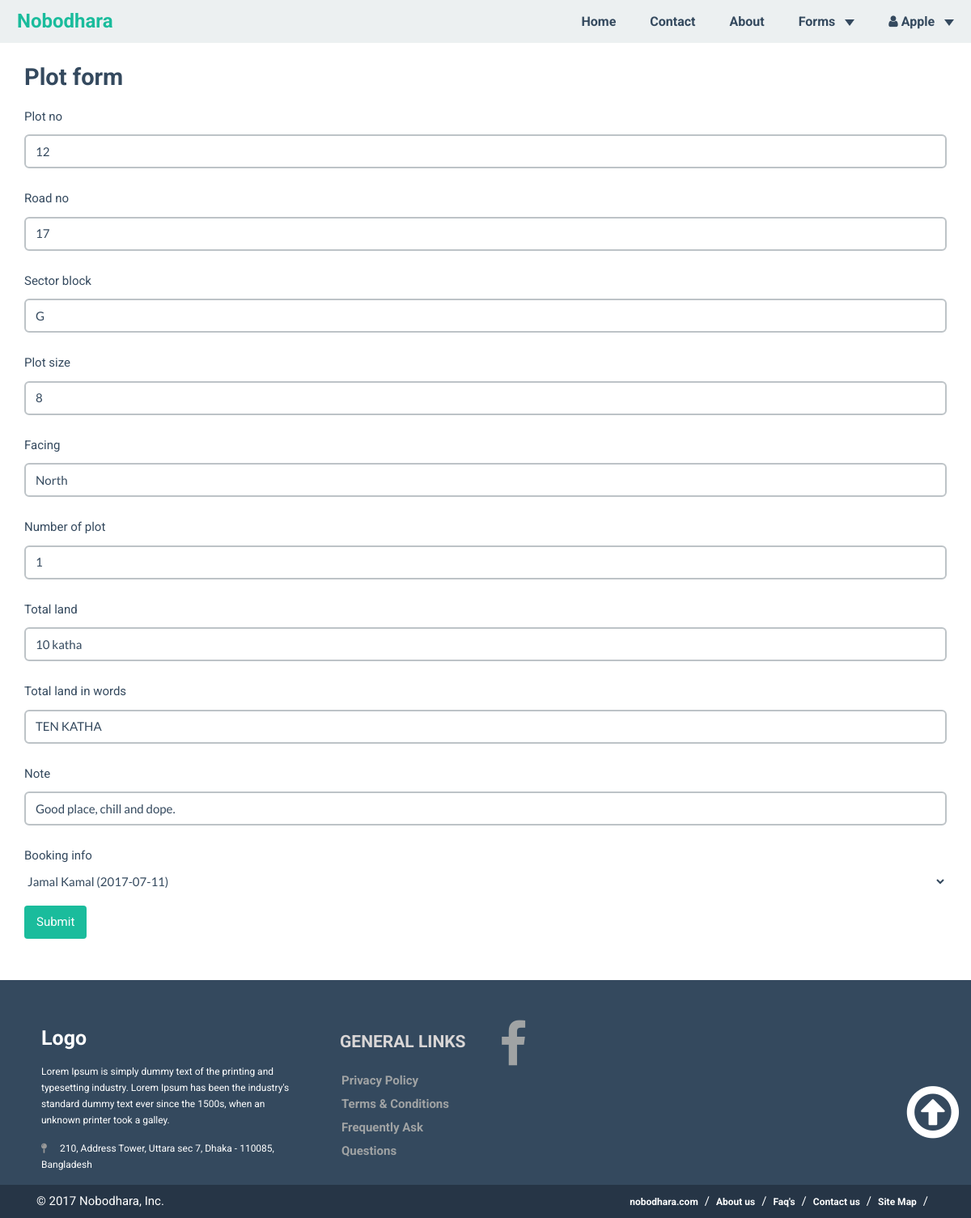
The app's page /plot/1/edit/ (signed in) with its own data.
### plots/models.py (models this page shows, shortened)
class Plot(models.Model):
    plot_no = models.CharField(max_length=255, blank=True, null=True)
    road_no = models.CharField(max_length=255, blank=True, null=True)
    sector_block = models.CharField(max_length=255, blank=True, null=True)
    plot_size = models.CharField(max_length=255, blank=True, null=True)
    facing = models.CharField(max_length=255, blank=True, null=True)
    number_of_plot = models.CharField(max_length=255, blank=True, null=True)
    total_land = models.CharField(max_length=255, blank=True, null=True)
    total_land_in_words = models.CharField(max_length=255, blank=True, null=True)
    note = models.CharField(max_length=255, blank=True, null=True)
    booking_info = models.ForeignKey(Booking, null=True, blank=True, related_name='plot')
    class Meta:
        unique_together = ('plot_no', 'road_no', 'sector_block')

### plots/views.py (the view)
# urls.py: url(r'^plot/(?P<pk>[\w-]+)/edit/$', views.plot_update, name='plotupdate'),
def plot_update(request, pk=None):
    if not request.user.is_staff or not request.user.is_superuser:
        raise Http404
    instance = get_object_or_404(Plot, pk=pk)
    form = PlotForm(request.POST or None, request.FILES or None, instance=instance)
    if form.is_valid():
        instance = form.save(commit=False)
        instance.save()
        messages.success(request, "<a href='#'>Item</a> Saved", extra_tags='html_safe')
        return HttpResponseRedirect(instance.get_absolute_url())
    context = {
            "instance": instance,
            "form": form,
        }
    return render(request, "plot_form.html", context)

### plots/forms.py
class PlotForm(forms.ModelForm):
    helper = FormHelper()
    helper.form_tag = False
    helper.form_method = 'POST'
    helper.add_input(Submit('submit', 'Submit'))
    class Meta:
        model = Plot
        fields = '__all__'

### plots/models.py (called while the page is built)
    def __str__(self):
        return f'{self.applicants_name}'

    def __str__(self):
        return f'{self.booked_by} ({self.date_of_booking})'

### plots/static/templates/plot_form.html (shortened to what this page needs)
{% extends 'base.html' %}
{% block content %}
    <div class="container">
        <h4>Plot form</h4>
        {% load crispy_forms_tags %}
            <form action="" method="POST">
            {% crispy form %}
    </div>
{% endblock %}

### plots/static/templates/base.html (shortened to what this page needs)
{% load staticfiles %}
<html>
<head>
<link rel='stylesheet' href='{% static "css/bootstrap.min.css" %}' />
<link rel='stylesheet' href='{% static "css/flat-ui.css" %}' />
<link rel='stylesheet' href='{% static "css/base.css" %}' />
<link rel='stylesheet' href='{% static "css/animate.css" %}' />
<link href="https://maxcdn.bootstrapcdn.com/font-awesome/4.7.0/css/font-awesome.min.css" rel="stylesheet">
</head>
<body class="logged-out">
<nav class="navbar navbar-default navbar-fixed-top">
  <div class="container-fluid">
    <div class="navbar-header">
      <a class="navbar-brand" href="{% url 'plot:home' %}">Nobodhara</a>
    </div>
    <div class="collapse navbar-collapse" id="bs-example-navbar-collapse-1">
      <ul class="nav navbar-nav navbar-right">
        <li><a href="{% url 'plot:home' %}">Home</a></li>
        <li><a href="{% url 'plot:home' %}#contact">Contact</a></li>
        <li><a href="{% url 'plot:home' %}#aboutsection">About</a></li>
        {% if request.user.is_authenticated %}
        <li class="dropdown">
          <a href="#" class="dropdown-toggle" data-toggle="dropdown" role="button" aria-haspopup="true" aria-expanded="false">Forms <span class="caret"></span></a>
       {% endif %}
          </li>
      {% if request.user.is_authenticated %}
      <li class="dropdown">
          <a href="#" class="dropdown-toggle" data-toggle="dropdown" role="button" aria-haspopup="true" aria-expanded="false"><i class="fa fa-user fa-2" aria-hidden="true"></i>{% if request.user.first_name or request.user.last_name %} {{ request.user.first_name }} {% else %}
        {{ request.user.username }}{% endif %} <span class="caret"></span></a>
       </li>
           {% else %}
                <li><a href="/accounts/login/" ><i class="fa fa-sign-in fa-2" aria-hidden="true"></i> Login</a></li>
          {% endif %}
      </ul>
    </div>
  </div>
</nav>
    {% block content %}
    {% endblock content %}
<br>
<div class="navbar-static-bottom">
<footer>
          <div class="container">
    <div class="row">
      <div class="col-md-4 col-sm-6 footerleft ">
        <div class="logofooter"> Logo</div>
        <p>Lorem Ipsum is simply dummy text of the printing and typesetting industry. Lorem Ipsum has been the industry's standard dummy text ever since the 1500s, when an unknown printer took a galley.</p>
        <p><i class="fa fa-map-pin"></i> 210, Address Tower, Uttara sec 7, Dhaka - 110085, Bangladesh</p>
      </div>
      <div class="col-md-2 col-sm-6 paddingtop-bottom">
        <h6 class="heading7">GENERAL LINKS</h6>
        <ul class="footer-ul">
          <li><a href="#"> Privacy Policy</a></li>
          <li><a href="#"> Terms & Conditions</a></li>
          <li><a href="#"> Frequently Ask Questions</a></li>
        </ul>
      </div>
      <div class="col-md-3-offset-3 col-sm-6 paddingtop-bottom">
        <ul class="footer-ul">
            <li><a href="https://www.facebook.com/facebook"><i class="fa fa-facebook fa-4x" aria-hidden="true"></i></a></li>
            </ul>
          </div>
        <br><br>
        <a href="#"><i class="fa fa-arrow-circle-o-up fa-5x" style="float: right; color: #fff"></i></a>
    </div>
  </div>
          <div id="footer" class="bottom-menu bottom-menu">
        <div class="copyright">
  <div class="container">
    <div class="col-md-6">
      <p>© 2017 Nobodhara, Inc.</p>
    </div>
    <div class="col-md-6">
      <ul class="bottom_ul">
        <li><a href="#">nobodhara.com</a></li>
        <li><a href="#">About us</a></li>
        <li><a href="#">Faq's</a></li>
        <li><a href="#">Contact us</a></li>
        <li><a href="#">Site Map</a></li>
      </ul>
    </div>
  </div>
</div>
    </div>
    </footer>
</div>
</body>
</html>

### plots/static/css/base.css (style rules this page uses)
html,body { height: 100% }
body { font-family: 'Roboto', sans-serif; padding-top: 65px; }
p { color: #2f4154; }
footer { background-color:#34495E; min-height:250px; }
.footerleft { margin-top:50px; padding:0 36px; }
.logofooter { margin-bottom:10px; font-size:25px; color:#fff; font-weight:700; }
.footerleft p { color:#fff; font-size:12px !important; margin-bottom:15px; }
.footerleft p i { width:20px; color:#999; }
.paddingtop-bottom { margin-top:50px; }
.footer-ul { list-style-type:none; padding-left:0; margin-left:2px; }
.footer-ul li { line-height:29px; font-size:15px; }
.footer-ul li a { color:#a0a3a4; transition: color 0.2s linear 0s, background 0.2s linear 0s; }
.footer-ul i { margin-right:10px; }
.copyright { min-height:40px; background-color: #263546; }
.copyright p { text-align:left; color:#FFF; padding:10px 0; margin-bottom:0; }
.heading7 { font-size:21px; font-weight:700; color:#d9d6d6; margin-bottom:22px; }
.bottom_ul { list-style-type:none; float:right; margin-bottom:0; }
.bottom_ul li { float:left; line-height:40px; }
.bottom_ul li:after { content:"/"; color:#FFF; margin-right:8px; margin-left:8px; }
.bottom_ul li a { color:#FFF; font-size:12px; }

### records on screen
Plot: plot_no "12", road_no "17", sector_block "G", plot_size "8", facing "North", number_of_plot "1", total_land "10 katha", total_land_in_words "TEN KATHA", note "Good place, chill and dope.", booking_info "Jamal Kamal (2017-07-11)"

### other values on screen
{{ request.user.first_name }} "Apple"
